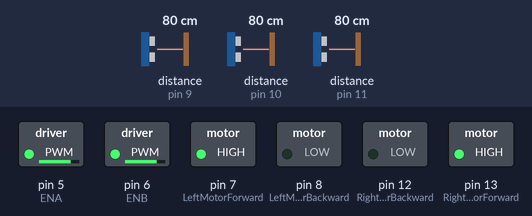
The sketch below on a simulated Arduino Uno, built with avr-gcc and run on an emulated ATmega328P. Shown: switched loads named in the sketch (green lamp = pin HIGH). Wiring (inferred from the names in the program): 3 × ultrasonic range finder: trigger pin 2, echo pin 11 / trigger pin 3, echo pin 10 / trigger pin 4, echo pin 9. Dashed ring = blinking. The test bench sets the inputs (shaded band); at power-on: distance to the obstacle (sensors on pin 9, pin 11, pin 10) 80 cm. The echo pulse lasts 58.3 µs per cm; pins used as bus, display or sensor lines are not drawn.

Above: at 1.2 s.
1.3 s: distance to the obstacle (sensor on pin 9) set to 24 cm
2.8 s: distance to the obstacle (sensor on pin 9) set to 20 cm
At 4.7 s:
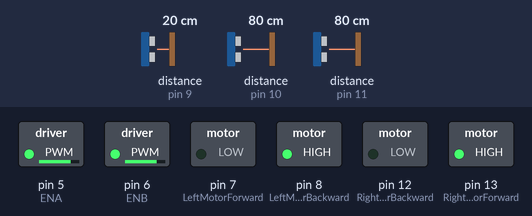
5.8 s: distance to the obstacle (sensor on pin 11) set to 22 cm
8.8 s: distance to the obstacle (sensor on pin 11) set to 18 cm
At 10.9 s:
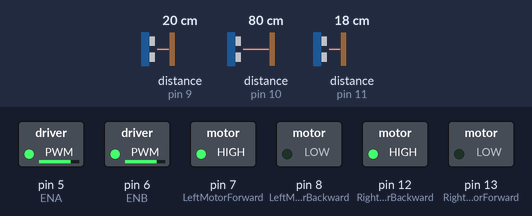
11.8 s: distance to the obstacle (sensor on pin 11) set to 35 cm
At 14.7 s:
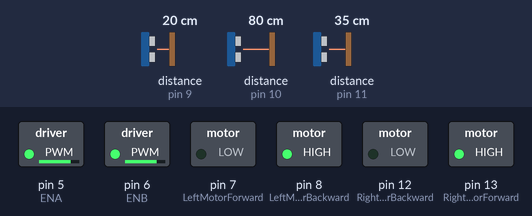
14.8 s: distance to the obstacle (sensor on pin 11) set to 2 cm
At 16.1 s:
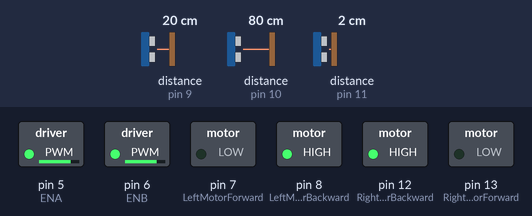
Timing chart, 0 to 18.8 s (numbered marks = the images above; inputs shaded):
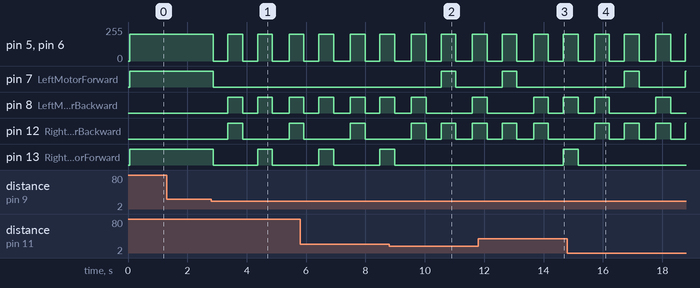

Measured:
- the behaviour switches between 22 and 21 cm on distance to the obstacle (sensor on pin 9) (found by bisection; images 0 and 1)
- the behaviour switches between 20 and 19 cm on distance to the obstacle (sensor on pin 11) (found by bisection; images 1 and 2)
- after the input at 1.3 s, every drawn part: stays the same
- after the input at 2.8 s, pin 5 (ENA), pin 6 (ENB): alternates 200/255 for 0.50 s and 0/255 for 0.50 s, starting after 0.07 s
- after the input at 8.8 s, pin 7 (LeftMotorForward): LOW → HIGH after 1.7 s, → LOW 0.50 s later; pin 13 (RightMotorForward): goes on until 9.0 s, then stays LOW
- after the input at 11.8 s, pin 13 (RightMotorForward): LOW → HIGH after 2.9 s
- after the input at 14.8 s, pin 7 (LeftMotorForward): LOW → HIGH after 1.9 s, → LOW 0.50 s later, → HIGH 1.6 s later; pin 12 (RightMotorBackward): alternates HIGH for 0.50 s and LOW for 0.53 s, starting after 1.9 s; pin 13 (RightMotorForward): goes on until 15.2 s, then stays LOW

The sketch:

Code.ino
```cpp
/*
This is the code for task-2 of the recruitments, here we have created an obstacle avoiding bot using 3 HC-SR04 Ultrasonic Sensors which detect obstacles
and accordingly navigate the bot through the obstacles.

The 3 sensors are mounted in three directions - front, left and right for better visualisation of obstacles in the path and accordingly planning the path
which the bot will take. Say the bot is moving straight forward, then in the path if it detect any obstacle within the range of 20 cm in any of the sensors,
it will alert the arduino and then the direction in which the obstacle distance is maximum, it will change its direction to that.

Motors are controlled using L293D Motor Driver where the INPUT pins are connected directly to the arduino's digital pin controlling the motors which are
connected to the OUTPUT pins of the driver. Then there are Enable pins which are used to control the speed of motors via PWM signals
*/

//L293D Motor Driver Control
const int LeftMotorForward = 7; //Controls the output for OUTPUT1
const int LeftMotorBackward = 8; //Controls the output for OUTPUT2
const int RightMotorForward = 13; //Controls the output for OUTPUT3
const int RightMotorBackward = 12; //Controls the output for OUTPUT4
const int ENA = 5; //Controls the PWM Signal controlling the speed for OUTPUT1 AND OUTPUT2
const int ENB = 6; //Controls the PWM Signal controlling the speed for OUTPUT3 AND OUTPUT4

// Front Ultrasonic Sensor
#define trigFront 3
#define echoFront 10

// Right Ultrasonic Sensor
#define trigRight 4
#define echoRight 9

// Left Ultrasonic Sensor
#define trigLeft 2
#define echoLeft 11

#define maximum_distance 200
boolean goesForward = false;

void setup()
{
  //defining the pintype for various OUTPUTs
  pinMode(RightMotorForward, OUTPUT);
  pinMode(LeftMotorForward, OUTPUT);
  pinMode(LeftMotorBackward, OUTPUT);
  pinMode(RightMotorBackward, OUTPUT);

  //defining the pintype for various PWM OUTPUTs
  pinMode(ENA, OUTPUT);
  pinMode(ENB, OUTPUT);

  //defining the pintype for various ultrasonic pins
  pinMode(trigFront, OUTPUT);
  pinMode(echoFront, INPUT);
  pinMode(trigRight, OUTPUT);
  pinMode(echoRight, INPUT);
  pinMode(trigLeft, OUTPUT);
  pinMode(echoLeft, INPUT);
}

void loop()
{
  int distanceRight = readPing(trigRight, echoRight); //mneasures right direction distance
  int distanceLeft = readPing(trigLeft, echoLeft); //measures left direction distance
  int distanceFront = readPing(trigFront, echoFront); //measures front direction distance
  delay(50);

  // If any ultrasonic sensor detects obstacle closer than 20cm
  if (distanceFront <= 20 || distanceLeft <= 20 || distanceRight <= 20) {
    moveStop();
    delay(500); //delay for better stability while switching between two functions
    moveBackward();
    delay(500); //delay for better stability while switching between two functions
    moveStop();
    delay(500); //delay for better stability while switching between two functions

    // Decide turn direction based on more open side
    if (distanceRight > distanceLeft)
    {
      turnRight();
    }

    else
    {
      turnLeft();
    }

    moveStop();
  }

  else //if no object is detetected in the path
  {
    moveForward();
  }
}

int readPing(int trigPin, int echoPin) //function for taking data from the sensor
{
  long duration;
  int cm;

  digitalWrite(trigPin, LOW);
  delayMicroseconds(2);
  digitalWrite(trigPin, HIGH);
  delayMicroseconds(10);
  digitalWrite(trigPin, LOW);

  duration = pulseIn(echoPin, HIGH, 30000);  // 30ms timeout
  cm = duration * 0.034 / 2;

  if (cm == 0 || cm > maximum_distance) //defining a certain threshold distance for maximum reading
  {
    cm = 250; // No valid reading
  }
  return cm;
}

void moveStop() //stopping the car
{
  digitalWrite(RightMotorForward, LOW);
  digitalWrite(LeftMotorForward, LOW);
  digitalWrite(RightMotorBackward, LOW);
  digitalWrite(LeftMotorBackward, LOW);
  analogWrite(ENA, 0);
  analogWrite(ENB, 0);
}

void moveForward() //car moves forward
{
  if (!goesForward)
  {
    goesForward = true;
    digitalWrite(LeftMotorForward, HIGH);
    digitalWrite(RightMotorForward, HIGH);
    digitalWrite(LeftMotorBackward, LOW);
    digitalWrite(RightMotorBackward, LOW);
    analogWrite(ENA, 200);
    analogWrite(ENB, 200);
  }
}

void moveBackward() //car moves backward
{
  goesForward = false;
  digitalWrite(LeftMotorBackward, HIGH);
  digitalWrite(RightMotorBackward, HIGH);
  digitalWrite(LeftMotorForward, LOW);
  digitalWrite(RightMotorForward, LOW);
  analogWrite(ENA, 200);
  analogWrite(ENB, 200);
}

void turnRight() //car turns right
{
  digitalWrite(LeftMotorForward, HIGH);
  digitalWrite(RightMotorBackward, HIGH);
  digitalWrite(LeftMotorBackward, LOW);
  digitalWrite(RightMotorForward, LOW);
  analogWrite(ENA, 200);
  analogWrite(ENB, 200);
  delay(500);
}

void turnLeft() //car turns left
{
  digitalWrite(LeftMotorBackward, HIGH);
  digitalWrite(RightMotorForward, HIGH);
  digitalWrite(LeftMotorForward, LOW);
  digitalWrite(RightMotorBackward, LOW);
  analogWrite(ENA, 200);
  analogWrite(ENB, 200);
  delay(500);
}
```
